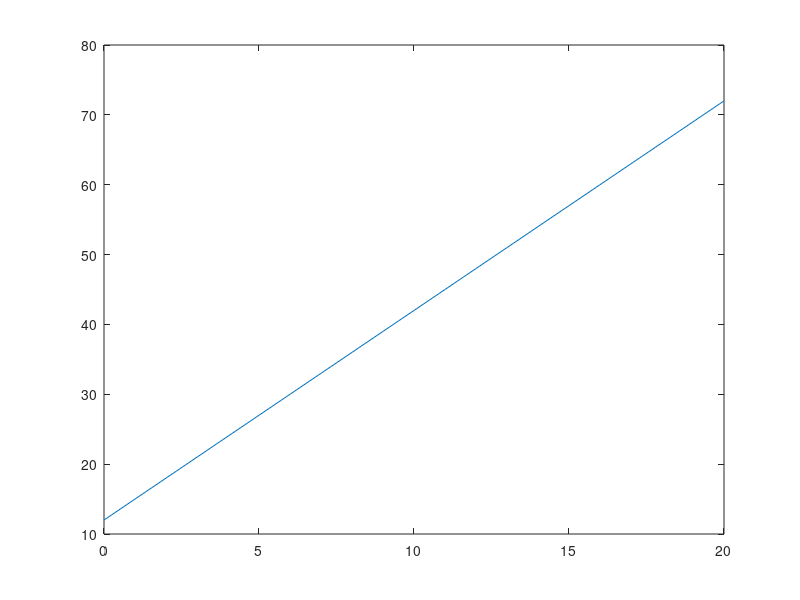
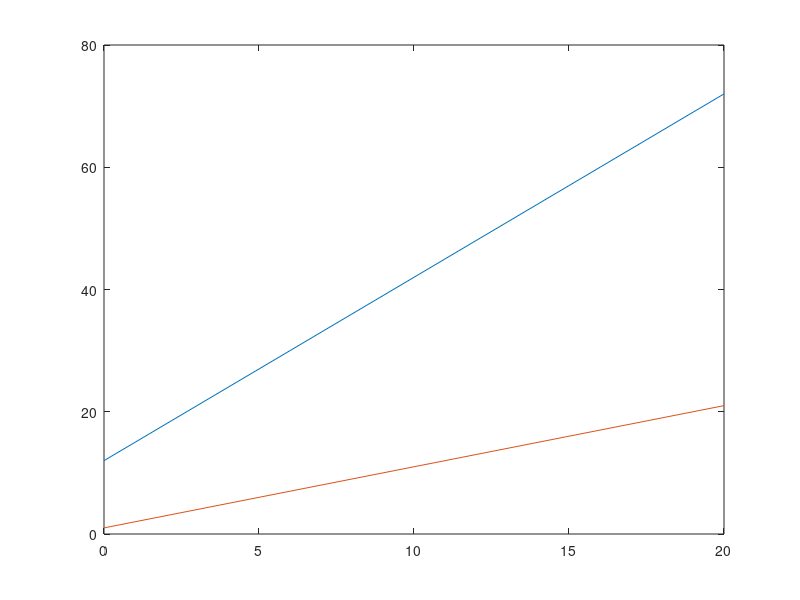

These figures' MATLAB source, in order:
% function [coeff] = gradient_descent(input,output)
%%% This file includes simple gradient descent algortihm to train model function by using derivation of cost function.

x = [0:1:20];

y = 12 + x.*3;      %% model for the output

y = awgn(y,100);    %% additionally, the noise is added to the signal.

figure
plot(x,y);

training_number = length(x);


%% firstly, model function H(x) should be defined to train the network.
%% H(x) = teta_0 + teta_1*x

%% initial values for teta
teta = ones(2,1);

%% then, cost function should be prepared in order to be appropriate form
%% J(teta) = 1/2m*summation((h(x) - y)^2)


%%%%%%%%%%%%%%%%%%%%%%%%%%%%%%%%%%%
%% YOUR CODE SHOULD BE HERE

% firstly initial values for the cost function should be assigned.














%% YOUR CODE SHOULD BE HERE
%%%%%%%%%%%%%%%%%%%%%%%%%%%%%%%%%%%


teta

figure
plot(x,y);
hold on
plot(x,(teta(1,1)+teta(2,1)*x))

coeff = 0;

% end